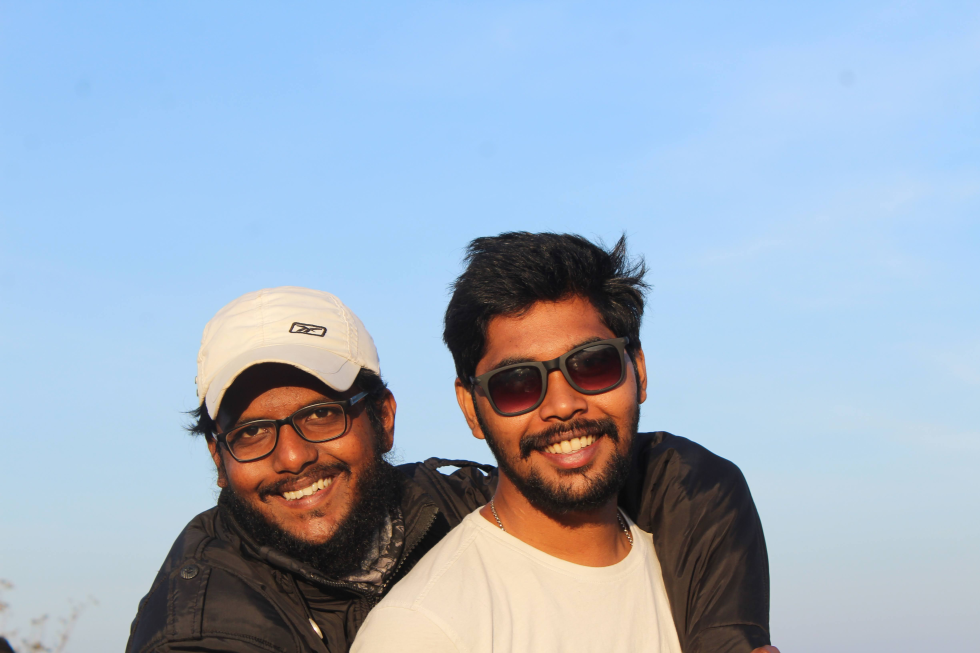
#> input picture Photos/double.jpg, 4898 x 3265 px, found by its file name (shown at 1/5 size)
$ python facedetect.py
#> lines starting #> are read from the running program, lines starting #| are printed output that depends on the picture; after the words box and inside, x2 and y2 are one past the last pixel; in counts of white or black regions, pixels touching at a corner belong together
import cv2 as cv
import numpy as pm


img=cv.imread('Photos\double.jpg')
#> img is the input picture: shape (3265, 4898, 3); mean B, G, R 195.1, 175.8, 159.1
resized=cv.resize(img,(800,500),interpolation=cv.INTER_CUBIC)
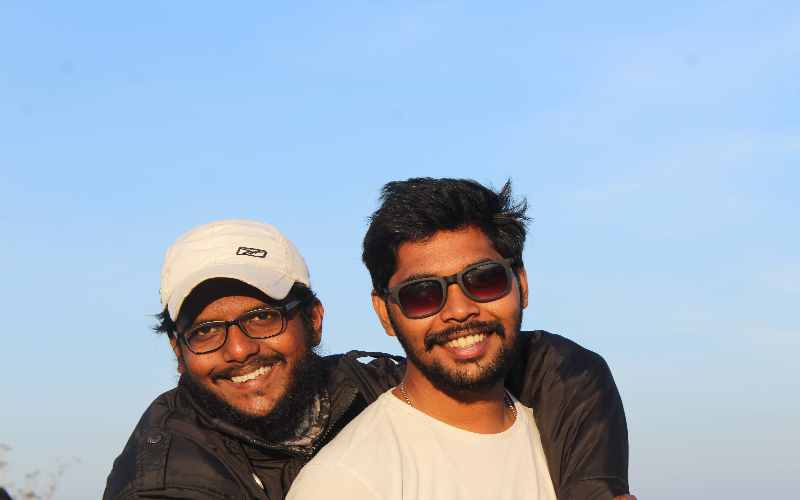
#> resized: shape (500, 800, 3); mean B, G, R 195.1, 175.8, 159.1
cv.imshow('Resized',resized)

gray=cv.cvtColor(resized,cv.COLOR_RGB2GRAY)
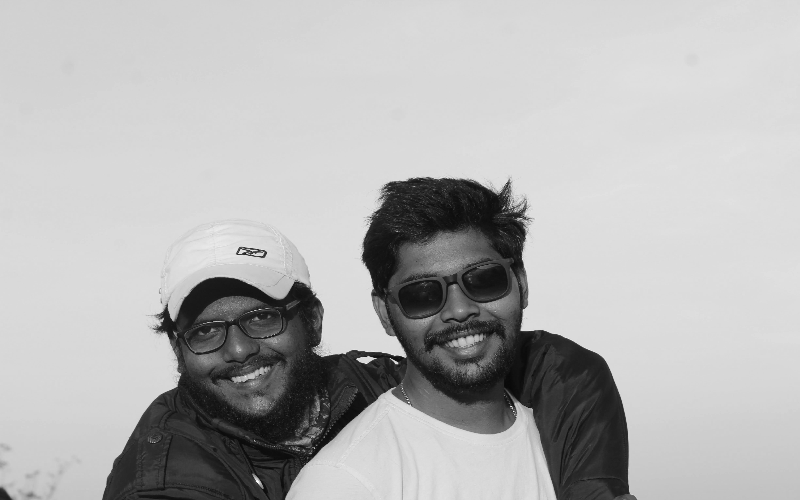
#> gray: shape (500, 800); min 7, max 253, mean 179.7
cv.imshow('Gray',gray)

haar_cascade=cv.CascadeClassifier('haar_face.xml')
faces_rect=haar_cascade.detectMultiScale(gray,scaleFactor=1.1,minNeighbors=5)
#> faces_rect = [[372, 225, 165, 165]]
print(f'Number of Faces ={len(faces_rect)}')
#| Number of Faces =1

#For Better face recognise we can use DLLIBS face recogniser and less sensitve
for (x,y,w,h) in faces_rect:
    cv.rectangle(resized,(x,y),(x+w,y+h),(0,255,0),thickness=2)
#> this loop made 1 pass
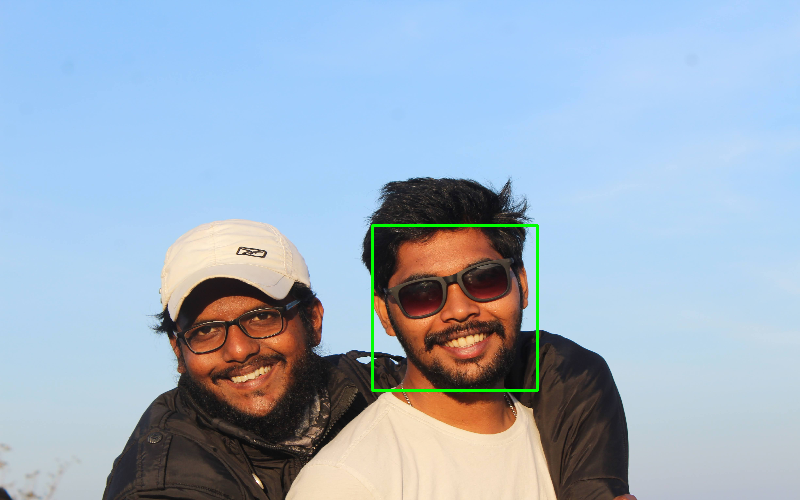
#> resized: shape (500, 800, 3); 0.49% of pixels changed, all inside (x1, y1, x2, y2) = (371, 224, 539, 392)

cv.imshow('Faces Detected',resized)
if cv.waitKey(0)& 0xFF==ord('s'):
#> (key Esc is pressed here)
    cv.destroyAllWindows()

$ run again, with Photos/anotherthree.jpg copied over Photos/double.jpg
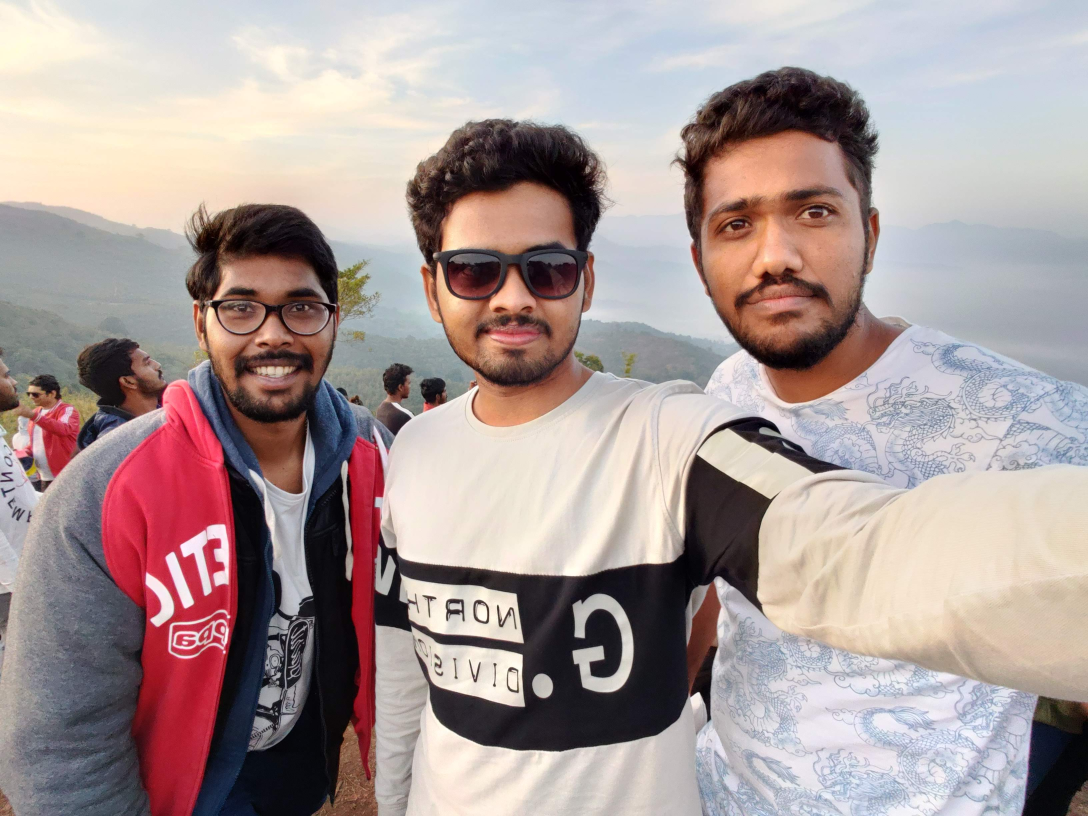
#> input picture Photos/anotherthree.jpg, 3264 x 2448 px, found by its file name (shown at 1/3 size)
#> img is the input picture: shape (2448, 3264, 3); mean B, G, R 152.5, 153.6, 169.3
#> `gray=cv.cvtColor(resized,cv.COLOR_RGB2GRAY)`:
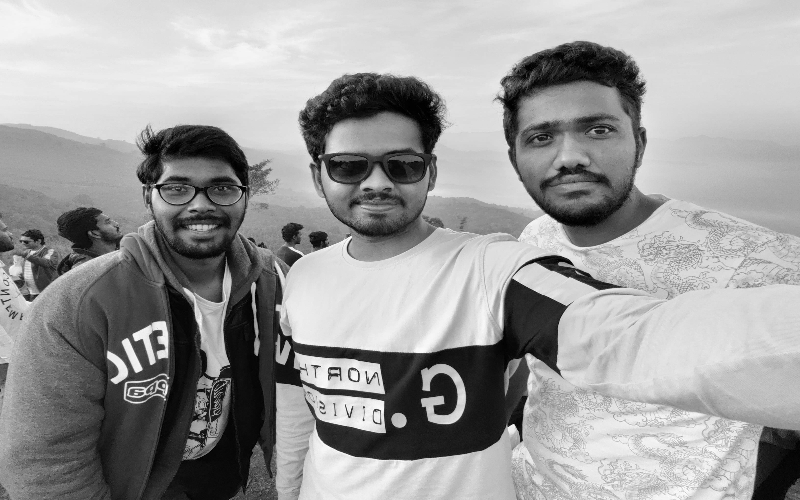
#> gray: shape (500, 800); min 0, max 254, mean 155.1
#> faces_rect = [[137, 142, 116, 116], [496, 77, 146, 146], [302, 109, 151, 151]]
#| Number of Faces =3
#> the loop `for (x,y,w,h) in faces_rect:` made 3 passes
#> after the loop `for (x,y,w,h) in faces_rect:`:
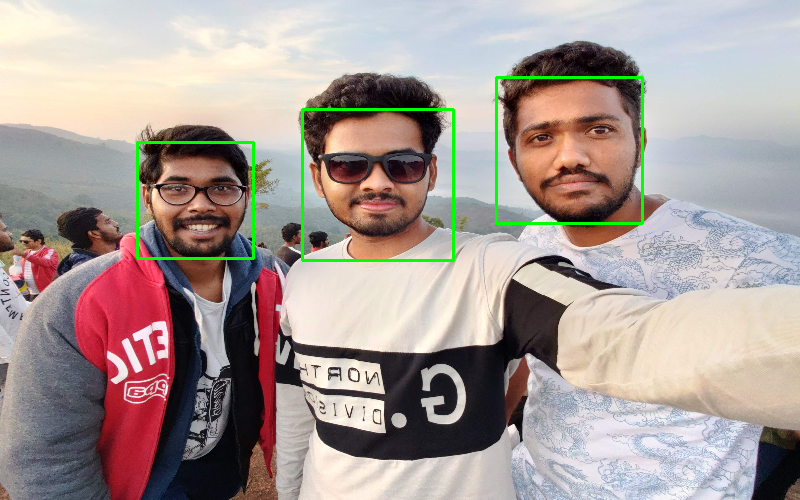
#> resized: shape (500, 800, 3); mean B, G, R 150.9, 155.2, 167.6
